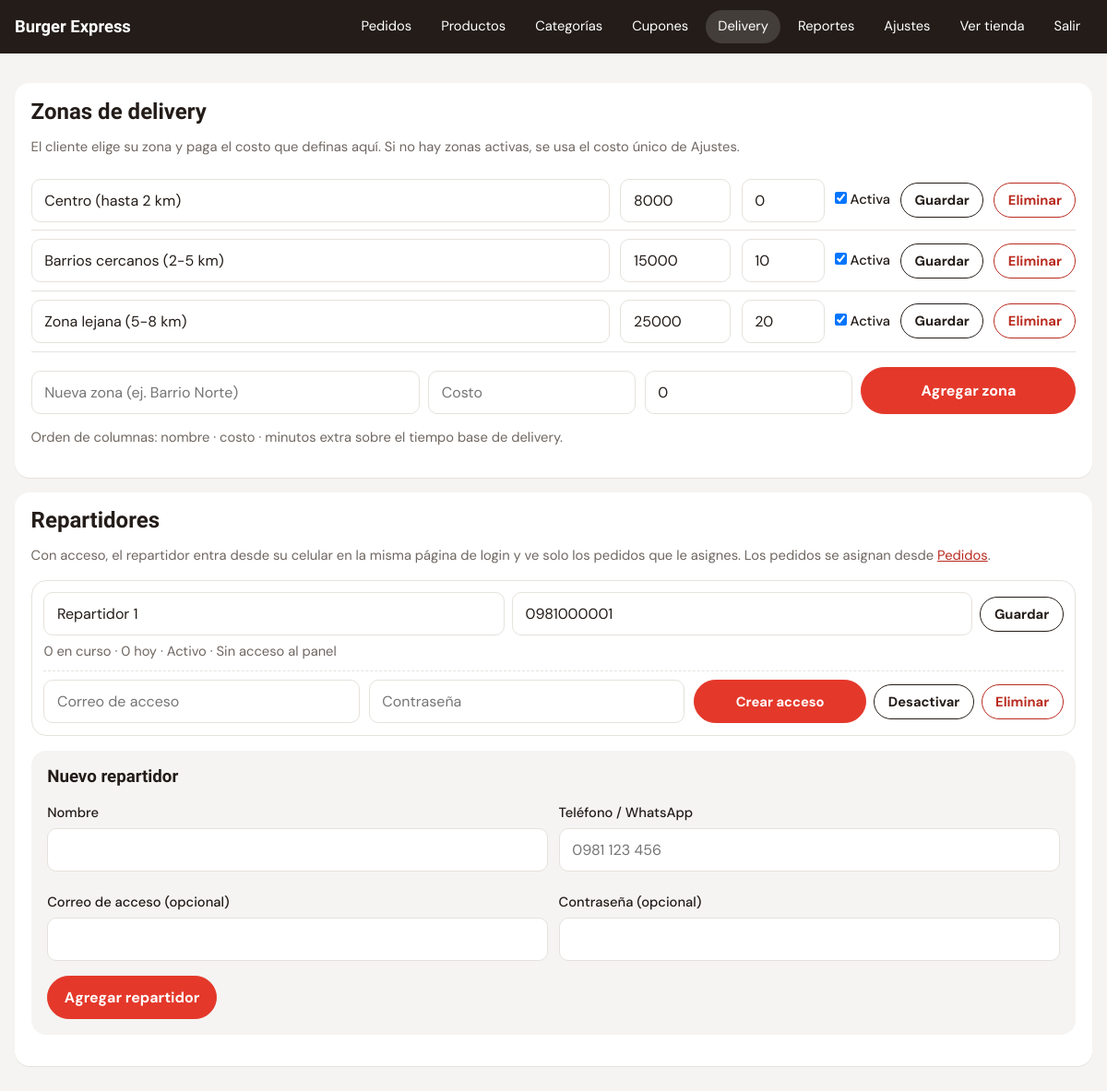
The page /admin/zonas.php (signed in) on the database its author committed.
### tables this page shows
CREATE TABLE zonas (
  id INT AUTO_INCREMENT PRIMARY KEY,
  nombre VARCHAR(80) NOT NULL,
  costo DECIMAL(12,0) NOT NULL DEFAULT 0,
  minutos_extra INT NOT NULL DEFAULT 0,
  activa TINYINT(1) NOT NULL DEFAULT 1
);

CREATE TABLE repartidores (
  id INT AUTO_INCREMENT PRIMARY KEY,
  nombre VARCHAR(80) NOT NULL,
  telefono VARCHAR(30) DEFAULT NULL,
  activo TINYINT(1) NOT NULL DEFAULT 1
);

### includes/functions.php (called while the page is built, shortened)
<?php
function e($s): string { return htmlspecialchars((string)$s, ENT_QUOTES, 'UTF-8'); }

### admin/zonas.php (the view, shortened to what this page needs)
<?php
require_once __DIR__ . '/_layout.php';
$pdo = db();
$zonas = $pdo->query("SELECT * FROM zonas ORDER BY costo")->fetchAll();
$reps = $pdo->query("SELECT r.*, x.email,
    (SELECT COUNT(*) FROM pedidos p WHERE p.repartidor_id = r.id AND DATE(p.creado) = CURDATE()) AS hoy,
    (SELECT COUNT(*) FROM pedidos p WHERE p.repartidor_id = r.id AND p.estado IN ('pendiente','preparando','listo','en_camino')) AS activos
    FROM repartidores r LEFT JOIN usuarios x ON x.id = r.usuario_id ORDER BY r.activo DESC, r.nombre")->fetchAll();
adm_head('Delivery', 'zonas'); ?>
<section class="card">
  <h2>Zonas de delivery</h2>
  <p class="muted">El cliente elige su zona y paga el costo que definas aquí. Si no hay zonas activas, se usa el costo único de Ajustes.</p>
  <?php foreach ($zonas as $z): ?>
  <form method="post" class="line" style="flex-wrap:wrap">
    <input name="nombre" value="<?= e($z['nombre']) ?>" style="flex:2;min-width:160px;margin:0" aria-label="Nombre de la zona">
    <input type="number" name="costo" value="<?= (int)$z['costo'] ?>" min="0" style="width:120px;margin:0" aria-label="Costo">
    <input type="number" name="minutos_extra" value="<?= (int)$z['minutos_extra'] ?>" min="0" style="width:90px;margin:0" aria-label="Minutos extra" title="Minutos extra">
    <label style="margin:0"><input type="checkbox" name="activa" <?= $z['activa'] ? 'checked' : '' ?>> Activa</label>
    <button class="btn btn-small">Guardar</button>
    <button class="btn btn-small btn-danger" name="accion" value="zona_del" onclick="return confirm('¿Eliminar la zona?')">Eliminar</button>
  </form>
  <?php endforeach; ?>
  <form method="post" class="row">
    <input name="nombre" placeholder="Nueva zona (ej. Barrio Norte)" required style="flex:2"><input type="number" name="costo" placeholder="Costo" min="0" required style="flex:1">
    <input type="number" name="minutos_extra" placeholder="Min. extra" min="0" value="0" style="flex:1"><button class="btn btn-primary">Agregar zona</button>
  </form>
  <p class="muted">Orden de columnas: nombre · costo · minutos extra sobre el tiempo base de delivery.</p>
</section>
<section class="card">
  <h2>Repartidores</h2>
  <p class="muted">Con acceso, el repartidor entra desde su celular en la misma página de login y ve solo los pedidos que le asignes. Los pedidos se asignan desde <a href="index.php">Pedidos</a>.</p>
  <?php foreach ($reps as $r): ?>
  <div class="cat-box" style="<?= $r['activo'] ? '' : 'opacity:.6' ?>">
    <form method="post" class="cat-edit">
      <input name="nombre" value="<?= e($r['nombre']) ?>" required style="flex:2;min-width:140px" aria-label="Nombre">
      <input name="telefono" value="<?= e($r['telefono']) ?>" placeholder="WhatsApp" style="flex:2;min-width:130px" aria-label="Teléfono">
      <button class="btn btn-small">Guardar</button>
    </form>
    <p class="muted" style="margin:.4rem 0"><?= (int)$r['activos'] ?> en curso · <?= (int)$r['hoy'] ?> hoy · <?= $r['activo'] ? 'Activo' : 'Inactivo' ?> ·
      <?= $r['email'] ? 'Acceso: <b>' . e($r['email']) . '</b>' : 'Sin acceso al panel' ?></p>
    <div class="cat-del">
      <?php if ($r['usuario_id']): ?>
        <form method="post" class="row" style="margin:0;flex:1"><input type="hidden" name="csrf" value="<?= csrf() ?>"><input type="hidden" name="accion" value="rep_clave"><input type="hidden" name="id" value="<?= $r['id'] ?>">
          <input type="password" name="password" minlength="6" placeholder="Nueva contraseña" required style="margin:0;flex:2" autocomplete="new-password" aria-label="Nueva contraseña"><button class="btn btn-small">Cambiar clave</button></form>
        <form method="post" class="inline" onsubmit="return confirm('¿Quitarle el acceso al panel?')"><input type="hidden" name="csrf" value="<?= csrf() ?>"><input type="hidden" name="accion" value="rep_quitar"><input type="hidden" name="id" value="<?= $r['id'] ?>"><button class="btn btn-small btn-danger">Quitar acceso</button></form>
      <?php else: ?>
        <form method="post" class="row" style="margin:0;flex:1"><input type="hidden" name="csrf" value="<?= csrf() ?>"><input type="hidden" name="accion" value="rep_acceso"><input type="hidden" name="id" value="<?= $r['id'] ?>">
          <input type="email" name="email" placeholder="Correo de acceso" required style="margin:0;flex:2" aria-label="Correo"><input type="password" name="password" minlength="6" placeholder="Contraseña" required style="margin:0;flex:2" autocomplete="new-password" aria-label="Contraseña">
          <button class="btn btn-small btn-primary">Crear acceso</button></form>
      <?php endif; ?>
      <form method="post" class="inline"><button class="btn btn-small"><?= $r['activo'] ? 'Desactivar' : 'Activar' ?></button></form>
      <form method="post" class="inline" onsubmit="return confirm('¿Eliminar al repartidor? Sus pedidos en curso quedarán sin asignar.')"><button class="btn btn-small btn-danger">Eliminar</button></form>
    </div>
  </div>
  <?php endforeach; ?>
  <form method="post" class="card" style="background:var(--bg);box-shadow:none">
    <h3 style="margin-bottom:.4rem">Nuevo repartidor</h3>
    <div class="two"><label>Nombre<input name="nombre" required></label><label>Teléfono / WhatsApp<input name="telefono" placeholder="0981 123 456"></label>
      <label>Correo de acceso (opcional)<input type="email" name="email" autocomplete="off"></label><label>Contraseña (opcional)<input type="password" name="password" minlength="6" autocomplete="new-password"></label></div>
    <button class="btn btn-primary" style="margin-top:1rem">Agregar repartidor</button>
  </form>
</section>

### assets/css/style.css (style rules this page uses)
:root { --ketchup:#E4382A; --ketchup-d:#B92A1F; --mustard:#FFB81C; --pickle:#2E8B57; --ink:#231C18; --muted:#6F6761; --line:#E6E2DD; --bg:#F5F4F2; --card:#fff; --r:16px; --r-s:10px; font-family:'DM Sans',system-ui,sans-serif; color:var(--ink); }
* { box-sizing:border-box }
html { scroll-behavior:smooth;scroll-padding-top:130px }
body { margin:0;background:var(--bg);line-height:1.45;padding-bottom:env(safe-area-inset-bottom) }
h1,h2,h3,.brand { font-family:'Bricolage Grotesque',sans-serif;margin:0;line-height:1.1 }
a { color:var(--ketchup-d) }
.muted { color:var(--muted);font-size:.92rem }
.btn { display:inline-flex;align-items:center;justify-content:center;gap:.4rem;border:1.5px solid var(--ink);background:#fff;color:var(--ink); padding:.75rem 1.1rem;border-radius:999px;font:700 1rem 'DM Sans',sans-serif;cursor:pointer;text-decoration:none;min-height:46px }
.btn-primary { background:var(--ketchup);border-color:var(--ketchup);color:#fff }
.btn-small { padding:.45rem .9rem;min-height:38px;font-size:.92rem }
.btn-danger { color:var(--ketchup-d);border-color:var(--ketchup-d) }
label { display:block;font-weight:500;font-size:.92rem;margin:.8rem 0 0 }
input,select,textarea { display:block;width:100%;margin-top:.3rem;padding:.75rem .85rem;border:1.5px solid var(--line);border-radius:var(--r-s); font:400 1rem 'DM Sans',sans-serif;background:#fff;color:var(--ink) }
input[type=checkbox],input[type=radio] { display:inline-block;width:auto;margin:0 }
.card { background:var(--card);border-radius:var(--r);padding:1.1rem;margin:1rem 0;box-shadow:0 1px 0 var(--line) }
.line { display:flex;justify-content:space-between;align-items:center;gap:.7rem;padding:.55rem 0;border-bottom:1px solid var(--line) }
.row { display:flex;gap:.6rem;margin-top:1rem;flex-wrap:wrap }
.row .btn { flex:1 }
.two { display:grid;grid-template-columns:1fr 1fr;gap:.7rem }
.inline { display:inline }
.cat-box { border:1.5px solid var(--line);border-radius:var(--r);padding:.8rem;margin:.7rem 0 }
.cat-edit,.cat-del { display:flex;gap:.5rem;flex-wrap:wrap;align-items:center }
.cat-edit input:not([type=checkbox]) { margin:0 }
.cat-del { margin-top:.6rem;padding-top:.6rem;border-top:1px dashed var(--line) }

### rows shown on the page
zonas: nombre "Centro (hasta 2 km)", costo "8000", minutos_extra "0", activa "☑"
zonas: nombre "Barrios cercanos (2-5 km)", costo "15000", minutos_extra "10", activa "☑"
zonas: nombre "Zona lejana (5-8 km)", costo "25000", minutos_extra "20", activa "☑"
repartidores: nombre "Repartidor 1", telefono "0981000001", activos "0", hoy "0", activo "Activo"

### other values the page prints
cfg('nombre_local') "Burger Express"
$lbl "Pedidos"
$lbl "Productos"
$lbl "Categorías"
$lbl "Cupones"
$lbl "Delivery"
$lbl "Reportes"
$lbl "Ajustes"
